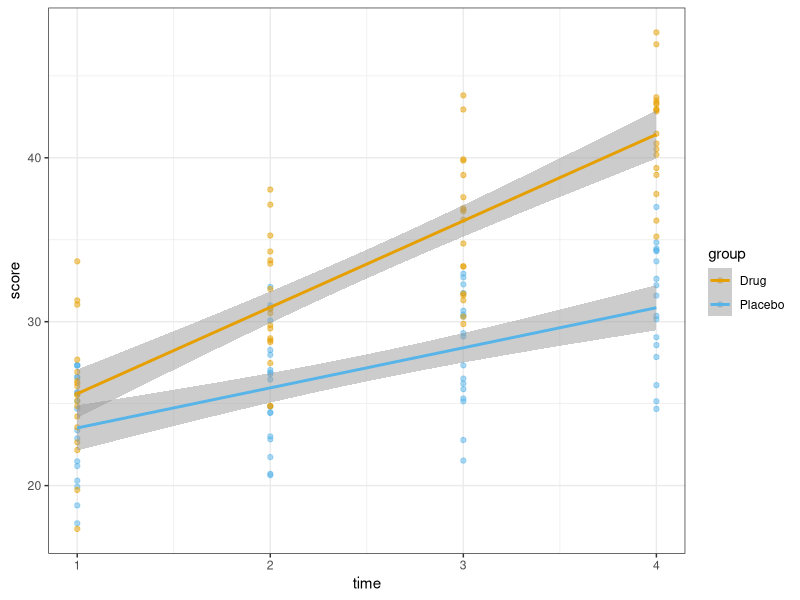
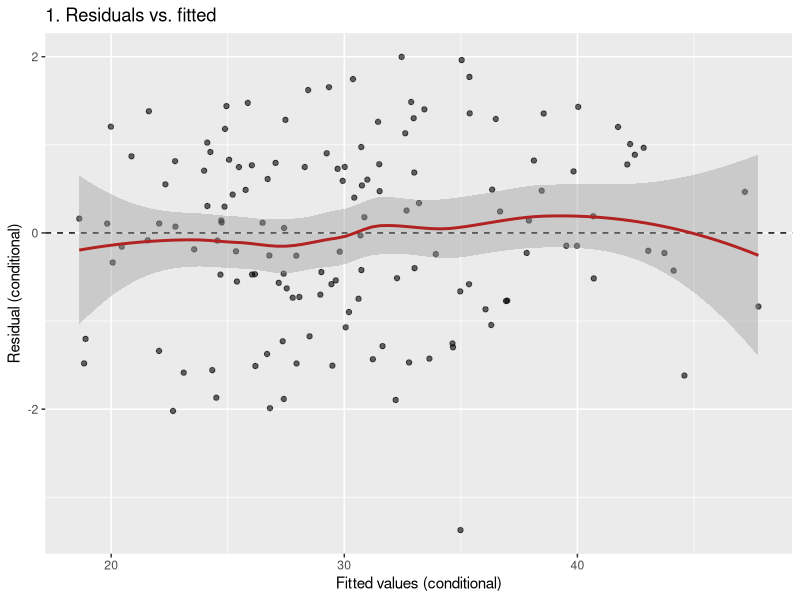
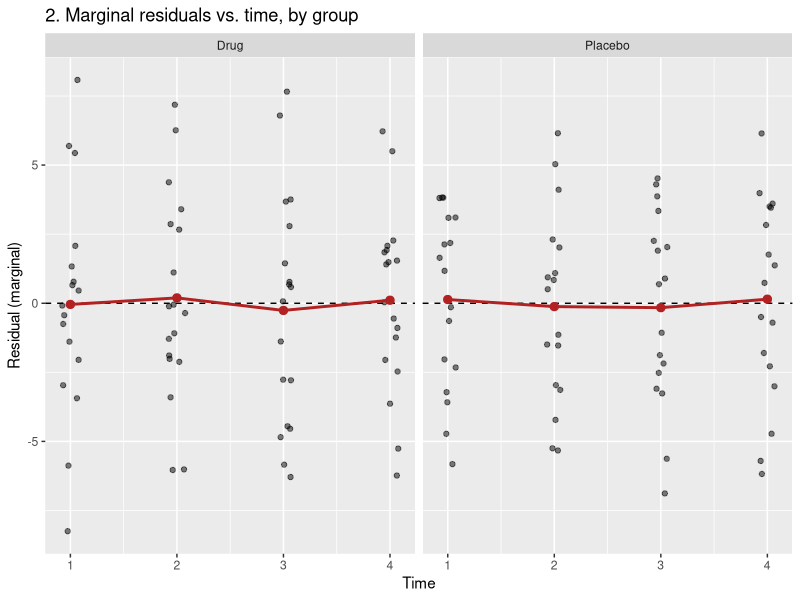
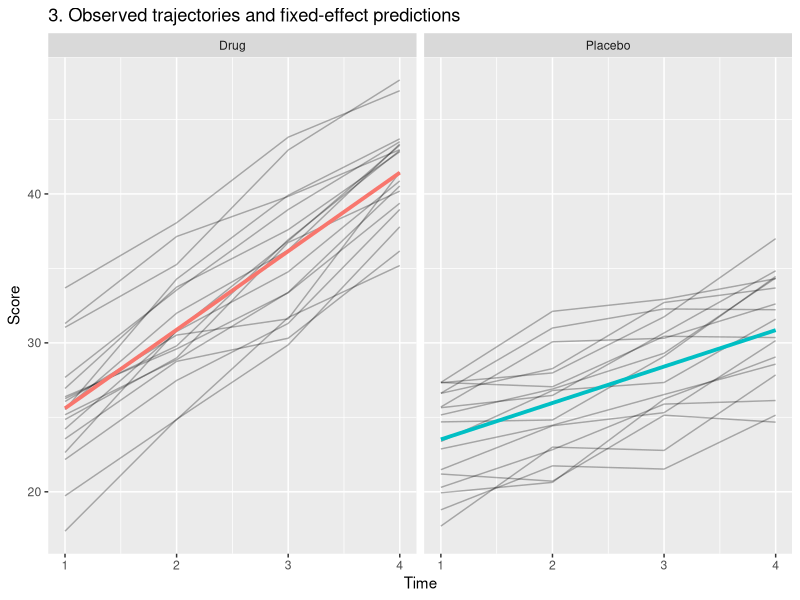
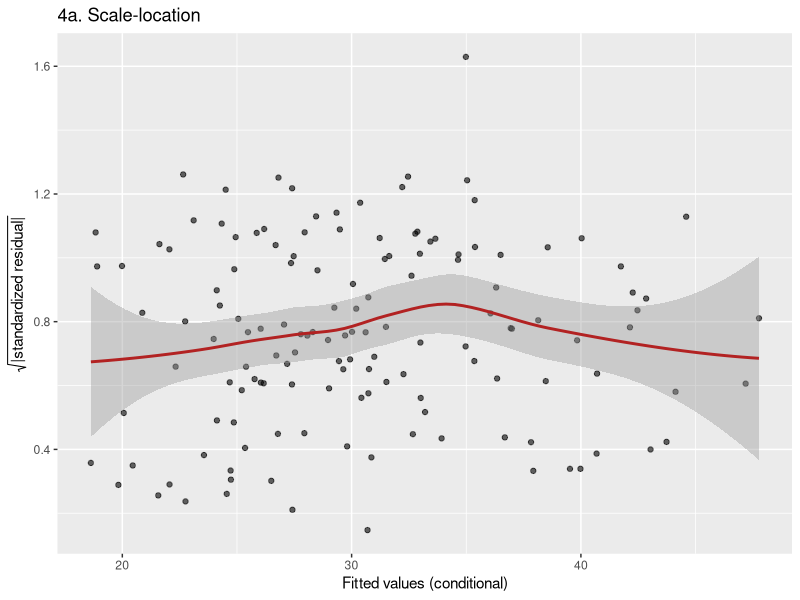
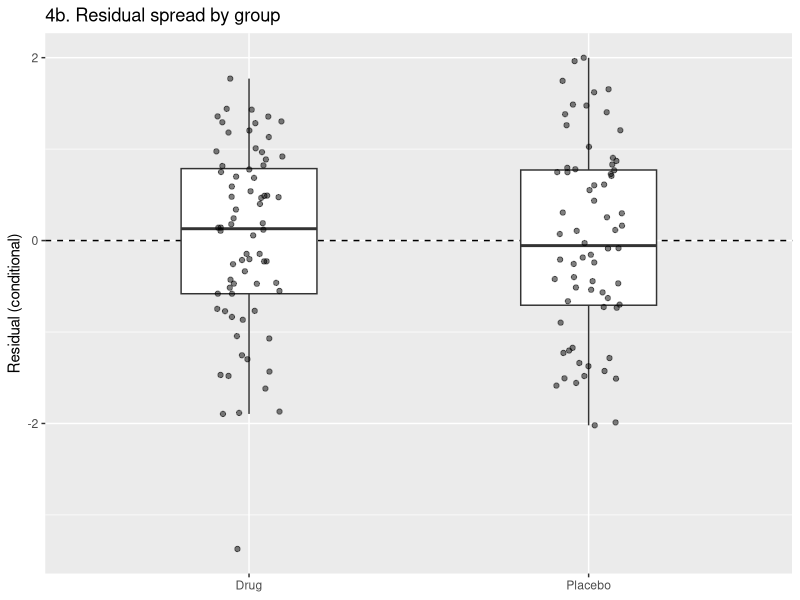
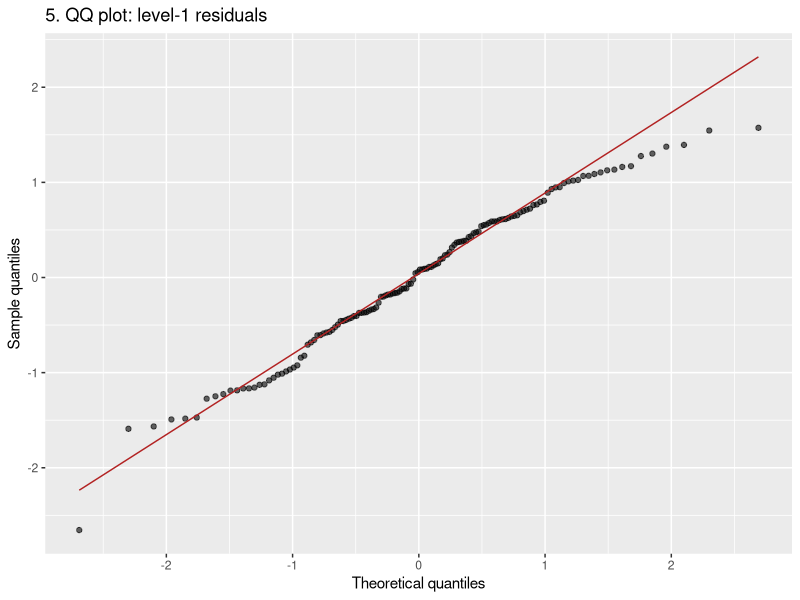
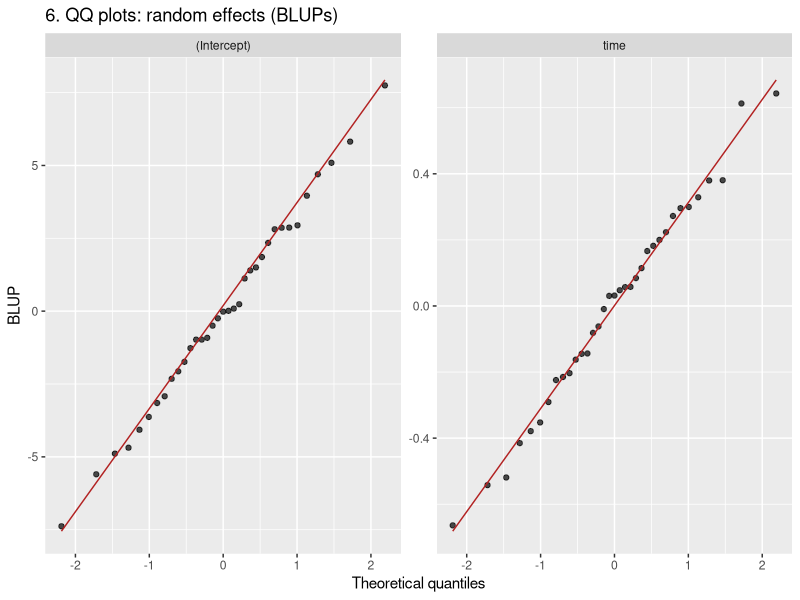

Reproduce these figures in R, in order. (Note: this script raises an error after producing the figures.)
## ---- chunk 1
library(tidyverse)
library(lme4)
library(lmerTest)
## ---- chunk 2
set.seed(456)
n_sub <- 35
df_diag <- expand.grid(
  subID = factor(1:n_sub),
  time  = 1:4
) %>%
  mutate(
    # As in Section 7, note that group is assigned by SUBJECT (as.numeric(subID)),
    # not by row order, so that it is a genuine between-subjects grouping factor.
    group = factor(if_else(as.numeric(subID) <= n_sub / 2, "Placebo", "Drug")),
    score = 20 + 2.5 * time + 3.0 * (group == "Drug") * time +
      rnorm(n_sub, 0, 3)[subID] + rnorm(n(), 0, 1.5)
  )

ggplot(data=df_diag, aes(x=time, y=score))+
  geom_point(aes(col=group), alpha=0.5)+
  stat_smooth(aes(col=group), alpha=0.5, method="lm")+
  theme_bw() +
  scale_color_manual(values=c("#E69F00", "#56B4E9"))

mod_diag <- lmer(score ~ group * time + (1 + time | subID), data = df_diag)
anova(mod_diag)
## ---- chunk 3
# ---- Add fitted values and residuals to the data ----------------------------
# lmer gives two kinds of fitted values and residuals:
#   * Conditional: use the fixed effects AND the subject's own random effects
#       fitted = X*b + Z*u ;  residual = y - X*b - Z*u   (level-1 residuals)
#   * Marginal: use the fixed effects only
#       fitted = X*b       ;  residual = y - X*b         (subject deviations + noise)
# The level-1 assumptions (constant variance, normality) are about the
# CONDITIONAL residuals. Marginal residuals are useful for checking whether
# the population-average trajectory is right.
df_diag <- df_diag %>%
  mutate(
    fit_cond   = fitted(mod_diag),                # X*b + Z*u
    res_cond   = resid(mod_diag),                 # y - (X*b + Z*u)
    fit_marg   = predict(mod_diag, re.form = NA), # X*b only
    res_marg   = score - fit_marg,
    # Standardized conditional residuals: residual / sigma
    res_std    = res_cond / sigma(mod_diag)
  )
## ---- chunk 4
# 1. Residuals vs. fitted values ----------------------------------------------
# We want a flat, patternless band centered on zero. A curve (U shape or
# arch) suggests a wrong functional form, such as a missing quadratic term.
p_res_fit <- ggplot(df_diag, aes(x = fit_cond, y = res_cond)) +
  geom_hline(yintercept = 0, linetype = "dashed") +
  geom_point(alpha = 0.6) +
  geom_smooth(method = "loess", formula = y ~ x, se = TRUE, colour = "firebrick") +
  labs(title = "1. Residuals vs. fitted",
       x = "Fitted values (conditional)", y = "Residual (conditional)")
p_res_fit
## ---- chunk 5
# 2. Residuals vs. predictors -------------------------------------------------
# Same idea, but against each predictor, here time separately by group.
# Using the MARGINAL residuals asks: "Does the population-average line for each
# group follow the data at every time point?" Mean marginal residuals that
# drift away from 0 at certain times mean the trajectory shape is wrong.
p_res_time <- ggplot(df_diag, aes(x = time, y = res_marg)) +
  geom_hline(yintercept = 0, linetype = "dashed") +
  geom_jitter(width = 0.08, alpha = 0.5) +
  stat_summary(fun = mean, geom = "line", colour = "firebrick", linewidth = 1) +
  stat_summary(fun = mean, geom = "point", colour = "firebrick", size = 2.5) +
  facet_wrap(~ group) +
  labs(title = "2. Marginal residuals vs. time, by group",
       x = "Time", y = "Residual (marginal)")
p_res_time
## ---- chunk 6
# 3. Observed vs. model-implied trajectories ----------------------------------
# Thin lines show each subject's observed data. Thick lines show the
# fixed-effect (population-average) prediction for each group. Model and data
# should follow the same overall shape.
p_traj <- ggplot(df_diag, aes(x = time, y = score)) +
  geom_line(aes(group = subID), alpha = 0.3) +
  geom_line(aes(y = fit_marg, colour = group), linewidth = 1.3) +
  facet_wrap(~ group) +
  labs(title = "3. Observed trajectories and fixed-effect predictions",
       x = "Time", y = "Score") +
  theme(legend.position = "none")

p_traj
## ---- chunk 7
# 4. Homoscedasticity (scale-location plot) -----------------------------------
# Plot sqrt(|standardized residual|) against fitted values. If the variance is
# constant, the smoothed line is roughly flat. A funnel or upward trend means
# the residual variance increases with the mean.
# Also check the variance by group, because the model assumes ONE sigma
# shared by both groups.
p_scale_loc <- ggplot(df_diag, aes(x = fit_cond, y = sqrt(abs(res_std)))) +
  geom_point(alpha = 0.6) +
  geom_smooth(method = "loess", formula = y ~ x, se = TRUE, colour = "firebrick") +
  labs(title = "4a. Scale-location",
       x = "Fitted values (conditional)",
       y = expression(sqrt("|standardized residual|")))
p_scale_loc

p_var_group <- ggplot(df_diag, aes(x = group, y = res_cond)) +
  geom_hline(yintercept = 0, linetype = "dashed") +
  geom_boxplot(outlier.shape = NA, width = 0.4) +
  geom_jitter(width = 0.1, alpha = 0.5) +
  labs(title = "4b. Residual spread by group", x = NULL, y = "Residual (conditional)")
p_var_group
## ---- chunk 8
# 5. Normality of level-1 residuals -------------------------------------------
# QQ plot of standardized conditional residuals. Points should lie close to
# the line. Heavy tails show up as an S shape, and skew as a curve.
# (In larger samples, mild non-normality here matters much less than errors
# in the mean structure.)
p_qq_resid <- ggplot(df_diag, aes(sample = res_std)) +
  stat_qq(alpha = 0.6) +
  stat_qq_line(colour = "firebrick") +
  labs(title = "5. QQ plot: level-1 residuals",
       x = "Theoretical quantiles", y = "Sample quantiles")
p_qq_resid
## ---- chunk 9
# 6. Normality of the random effects ------------------------------------------
# One point per SUBJECT, so there are only n_sub points per panel. Expect
# some wobble. We are looking for gross departures or a single extreme
# subject.
# Caveat: BLUPs are shrunken toward 0 and can look "more normal" than the
# true random-effect distribution, so this check has limited power.
re_df <- ranef(mod_diag)$subID %>%
  as_tibble(rownames = "subID") %>%
  pivot_longer(-subID, names_to = "term", values_to = "blup")

p_qq_re <- ggplot(re_df, aes(sample = blup)) +
  stat_qq(alpha = 0.7) +
  stat_qq_line(colour = "firebrick") +
  facet_wrap(~ term, scales = "free_y") +
  labs(title = "6. QQ plots: random effects (BLUPs)",
       x = "Theoretical quantiles", y = "BLUP")
p_qq_re
## ---- chunk 10
# 7. Collinearity: VIF computed from the fixed-effect covariance matrix -------
# In OLS, VIF_j = 1 / (1 - R^2_j). For a mixed model we can get an equivalent
# value from the correlations among the fixed-effect estimates: drop the
# intercept, convert vcov() to a correlation matrix, invert it, and take the
# diagonal. (This is what car::vif() does for merMod objects.)
vif_by_hand <- function(model) {
  V <- as.matrix(vcov(model))
  V <- V[-1, -1, drop = FALSE]          # drop the intercept
  R <- cov2cor(V)                       # correlations among the estimates
  setNames(diag(solve(R)), colnames(R)) # VIF_j = [R^-1]_jj
}
vif_by_hand(mod_diag)
## ---- chunk 11
# Teaching point: part of the correlation between the 'group' main effect and
# the group x time interaction is "nonessential" collinearity. It comes from
# coding, not from the data: 'time' runs 1-4, so 0 lies outside the observed
# range. Centering time moves the group main effect to the middle of the study
# and lowers those VIFs. The VIFs here are modest to begin with (all < 2.5);
# the effect is much bigger when time is far from 0, e.g. coded as age in
# years. The model fit is identical; only the meaning of the lower-order
# terms changes.

df_diag <- df_diag %>% mutate(time_c = time - mean(time))
contrasts(df_diag$group) <- contr.poly(nlevels(df_diag$group))
mod_diag_c <- lmer(score ~ group * time_c + (1 + time_c | subID), data = df_diag)
vif_by_hand(mod_diag_c)
c(logLik_raw = logLik(mod_diag), logLik_centered = logLik(mod_diag_c)) # same fit
## ---- chunk 12
# 8. Influential subjects and data points -------------
## Subject level: refits the model 35 times, once per subID left out
mod_lme4 <- lme4::lmer(score ~ group * time + (1 + time | subID), data = df_diag)


infl_subj <- stats::influence(mod_lme4, groups = "subID")
cd_subj   <- cooks.distance(infl_subj)
dfb_subj  <- dfbetas(infl_subj)

infl_obs  <- stats::influence(mod_lme4, ncores = 4)
cd_obs    <- cooks.distance(infl_obs)

subj_ids <- as.character(unique(df_diag$subID))  # order influence() deleted subjects

## 1. Cook's D by subject
tibble(subID = subj_ids, cooksd = cd_subj) |>
  ggplot(aes(x = reorder(subID, -cooksd), y = cooksd)) +
  geom_col() +
  labs(x = "Subject", y = "Cook's D") +
  theme_bw() +
  theme(axis.text.x = element_text(angle = 90, size = 7))

## 2. Cook's D by observation
tibble(row = seq_along(cd_obs), cooksd = cd_obs) |>
  ggplot(aes(x = row, y = cooksd)) +
  geom_point() +
  labs(x = "Observation (row)", y = "Cook's D") +
  theme_bw()

## 3. DFBETAS by subject, one panel per fixed effect
as.data.frame(dfb_subj) |>
  mutate(subID = subj_ids) |>
  pivot_longer(-subID, names_to = "term", values_to = "dfbetas") |>
  ggplot(aes(x = subID, y = dfbetas)) +
  geom_point() +
  geom_hline(yintercept = 0) +
  facet_wrap(~ term) +
  labs(x = "Subject", y = "DFBETAS") +
  theme_bw() +
  theme(axis.text.x = element_text(angle = 90, size = 7))
